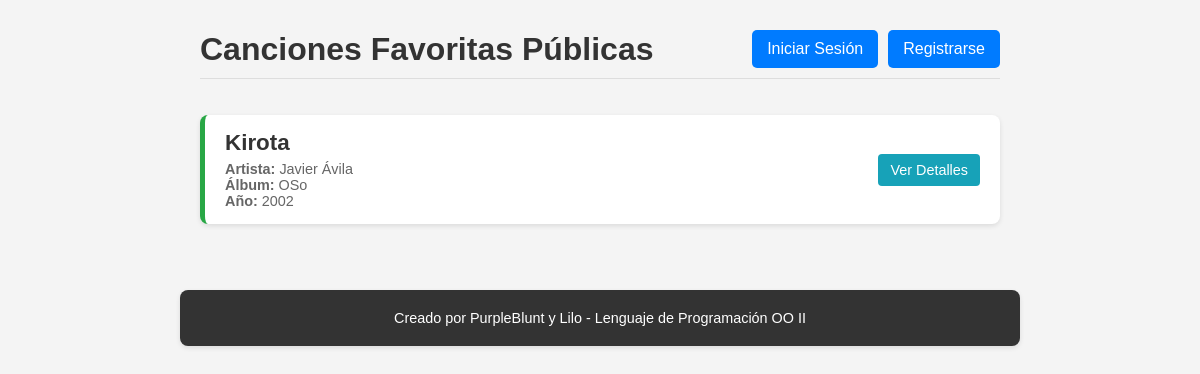
The app's page /canciones/publica/, older data.
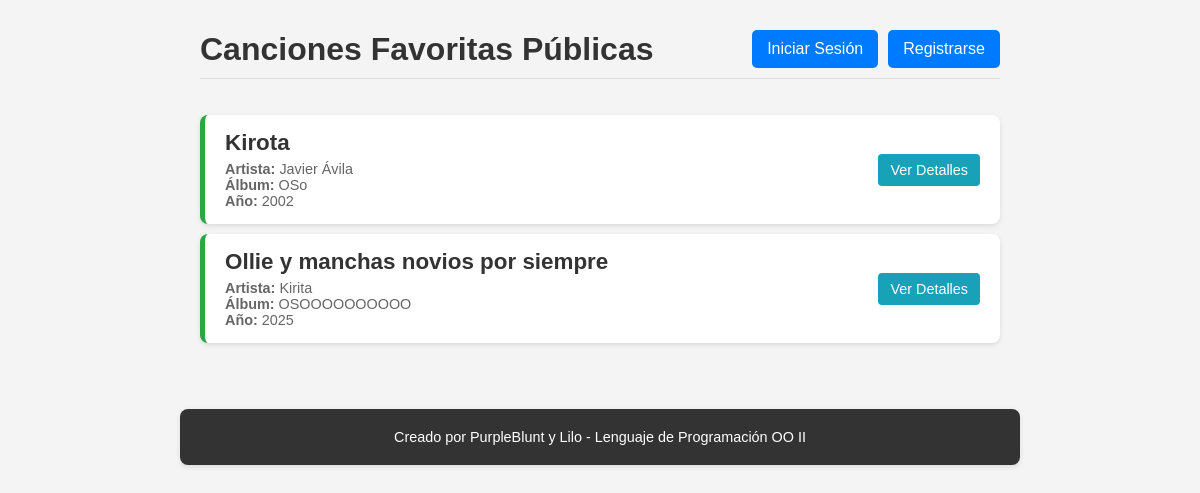
The same page, newer data.
### canciones/models.py (models this page shows, shortened)
class Cancion(models.Model):
    titulo = models.CharField(max_length=200, default="Sin título") # Cambiado de TextField a CharField, y max_length aumentado
    artista = models.CharField(max_length=100, blank=True, null=True) # Nuevo campo: Artista
    album = models.CharField(max_length=100, blank=True, null=True) # Nuevo campo: Álbum
    ano_lanzamiento = models.IntegerField(blank=True, null=True) # Nuevo campo: Año de lanzamiento
    es_favorita = models.BooleanField(default=False) # Cambiado de 'completado' a 'es_favorita'
    fecha_agregada = models.DateField(default=date.today) # Cambiado de 'fecha' a 'fecha_agregada'

### canciones/views.py (the view)
# urls.py: path("publica/", views.vista_publica_canciones, name="vista_publica_canciones"),
def vista_publica_canciones(request):
    canciones_favoritas_publicas = Cancion.objects.filter(es_favorita=True).distinct().order_by('titulo')
    context = {
        "canciones": canciones_favoritas_publicas,
        "is_authenticated": 'nombre_usuario' in request.session
    }
    return render(request, "canciones/vista_publica_canciones.html", context)

### canciones/templates/canciones/vista_publica_canciones.html (shortened to what this page needs)
<!DOCTYPE html>
<html lang="es">
<head>
</head>
<body>
    <div class="header">
        <h1>Canciones Favoritas Públicas</h1>
        <div class="actions">
            {% if is_authenticated %}
                <a href="{% url 'canciones:lista_canciones' name=request.session.nombre_usuario %}" class="login-button">Mis Canciones</a>
                <a href="{% url 'logout' %}" class="register-button" style="background-color: #dc3545;">Cerrar Sesión</a>
            {% else %}
                <a href="{% url 'login' %}" class="login-button">Iniciar Sesión</a>
                <a href="{% url 'register' %}" class="register-button">Registrarse</a>
            {% endif %}
        </div>
    </div>
    <ul class="song-list">
        {% if canciones %}
            {% for cancion in canciones %}
                <li class="song-item">
                    <div class="song-details">
                        <h2>{{ cancion.titulo }}</h2>
                        <p><strong>Artista:</strong> {{ cancion.artista|default:"Desconocido" }}</p>
                        <p><strong>Álbum:</strong> {{ cancion.album|default:"N/A" }}</p>
                        <p><strong>Año:</strong> {{ cancion.ano_lanzamiento|default:"N/A" }}</p>
                    </div>
                    <a href="{% url 'canciones:detalle_cancion_publico' cancion.id %}" class="view-details-button">Ver Detalles</a>
                </li>
            {% endfor %}
        {% else %}
            <p>No hay canciones marcadas como favoritas públicas aún.</p>
        {% endif %}
    </ul>
    <footer class="footer">
        <p>Creado por PurpleBlunt y Lilo - Lenguaje de Programación OO II</p>
    </footer>
</body>
</html>

### canciones/templates/canciones/vista_publica_canciones.html (style rules this page uses)
body { font-family: Arial, sans-serif; background-color: #f4f4f4; margin: 0; padding: 20px; display: flex; flex-direction: column; align-items: center; }
.header { width: 100%; max-width: 800px; display: flex; justify-content: space-between; align-items: center; margin-bottom: 20px; padding: 10px 0; border-bottom: 1px solid #ddd; }
h1 { color: #333; margin: 0; }
.actions { display: flex; gap: 10px; }
.login-button, .register-button { background-color: #007bff; color: white; padding: 10px 15px; border: none; border-radius: 5px; text-decoration: none; font-size: 1em; cursor: pointer; transition: background-color 0.3s ease; }
.song-list { list-style: none; padding: 0; width: 100%; max-width: 800px; }
.song-item { background-color: #fff; padding: 15px 20px; margin-bottom: 10px; border-radius: 8px; box-shadow: 0 2px 5px rgba(0, 0, 0, 0.1); display: flex; justify-content: space-between; align-items: center; border-left: 5px solid #28a745; }
.song-details { flex-grow: 1; text-align: left; margin-right: 15px; }
.song-details h2 { margin: 0 0 5px 0; color: #333; font-size: 1.4em; }
.song-details p { margin: 0; color: #666; font-size: 0.9em; }
.view-details-button { background-color: #17a2b8; color: white; padding: 8px 12px; border-radius: 4px; text-decoration: none; font-size: 0.9em; transition: background-color 0.3s ease; }
.footer { width: 100%; max-width: 800px; margin-top: 40px; padding: 20px; background-color: #333; color: white; text-align: center; border-radius: 8px; box-shadow: 0 2px 5px rgba(0, 0, 0, 0.1); font-size: 0.9em; }
.footer p { margin: 0; }

Row changes from the older to the newer data that the page shows:
added Cancion: titulo "Ollie y manchas novios por siempre", artista "Kirita", album "OSOOOOOOOOOO", ano_lanzamiento "2025"
